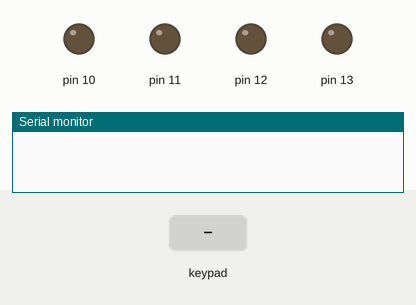
Bench run of a sketch on a simulated Arduino Uno, built with avr-gcc and run on an emulated ATmega328P. Parts: output pins drawn as LEDs (lit = HIGH), the last lines printed to the serial monitor. The test bench sets the inputs (shaded band).

Above: at 1.2 s.
1.3 s: keypad keys 9 8 7 6 pressed 0.4 s apart
At 3.4 s:
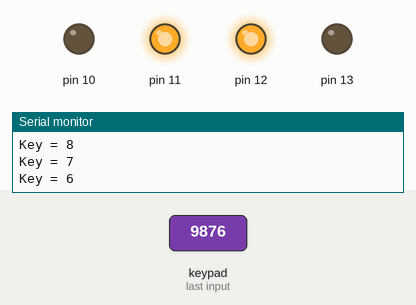
4.4 s: key '1' pressed
At 4.7 s:
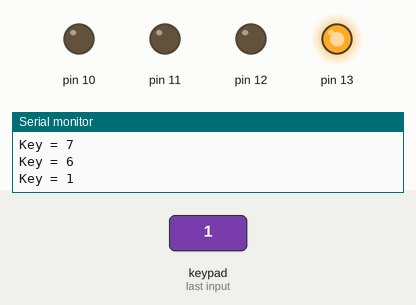
5.9 s: keypad keys 5 4 3 2 # pressed 0.4 s apart
At 8.0 s:
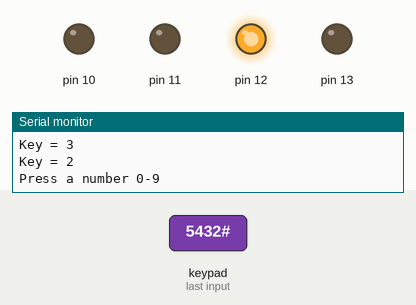
9.4 s: key '3' pressed
At 9.7 s:
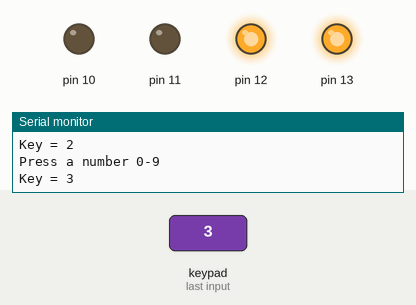
10.9 s: key '2' pressed
At 11.9 s:
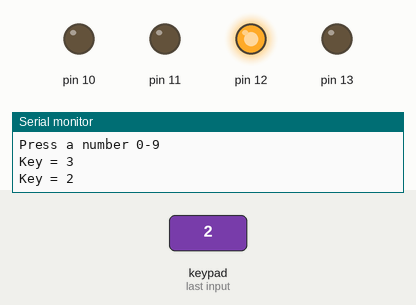
Timing chart, 0 to 13.4 s (numbered marks = the images above; inputs shaded):
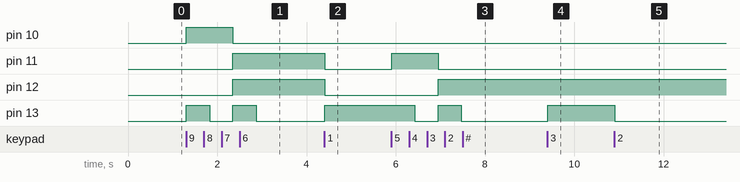

The sketch:

keypad-binary-code-led.ino
```cpp
#include <Keypad.h>

#define ROWS 4
#define COLS 4

char keys[ROWS][COLS] = { {'1','2','3','A'},
  						  {'4','5','6','B'},
  						  {'7','8','9','C'},
  						  {'*','0','#','D'} };
const int binNum[10][4] = {  { 0,0,0,0 },    // 0
                             { 0,0,0,1 },    // 1
                             { 0,0,1,0 },    // 2
                             { 0,0,1,1 },    // 3
                             { 0,1,0,0 },    // 4
                             { 0,1,0,1 },    // 5
                             { 0,1,1,0 },    // 6
                             { 0,1,1,1 },    // 7
                             { 1,0,0,0 },    // 8
                             { 1,0,0,1 } };  // 9

byte rowPins[ROWS] = {9, 8, 7, 6};
byte colPins[COLS] = {5, 4, 3, 2};

Keypad keypad = Keypad(makeKeymap(keys), rowPins, colPins, ROWS, COLS);

void setup() {
  Serial.begin(9600);
  for (int i = 10; i < 14; i++) {
    pinMode(i, OUTPUT);
  }
}

void loop() {
  int key = keypad.getKey();

  if (key) {
    key = key - 48;
    if (key < 0 || key > 9) {
      Serial.println("Press a number 0-9");
    }
    else {
      Serial.print("Key = ");
      Serial.println(key);
      writeLED(key);
      delay(500);
    }
  }
}

void writeLED(int key) {
  for (int i = 10; i < 14; i++) {
    digitalWrite(i, binNum[key][i-10]);
  }
}
```

Measured:
- after the input at 1.3 s, pin 10: LOW → HIGH at once, → LOW 1.0 s later; pin 11, pin 12: LOW → HIGH after 1.1 s; pin 13: alternates HIGH for 0.52 s and LOW for 0.52 s, 4 changes in all, then stays LOW, starting at once
- after the input at 4.4 s, pin 11, pin 12: HIGH → LOW at once; pin 13: LOW → HIGH at once
- after the input at 5.9 s, pin 11: LOW → HIGH at once, → LOW 1.0 s later; pin 12: LOW → HIGH after 1.0 s; pin 13: HIGH → LOW after 0.53 s, → HIGH 0.52 s later, → LOW 0.52 s later
- after the input at 9.4 s, pin 13: LOW → HIGH at once
- after the input at 10.9 s, pin 13: HIGH → LOW at once
